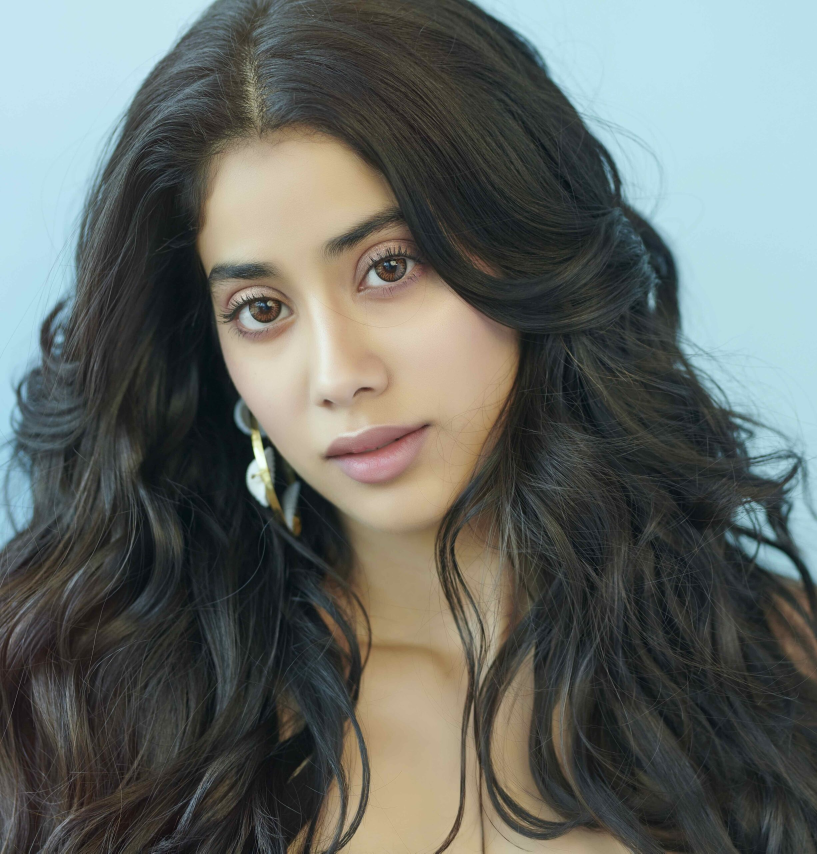
#> input picture model/test/jv.jpg, 2451 x 2560 px, found by its file name (shown at 1/3 size)
$ jupyter execute --allow-errors 'Image Classifier.ipynb'   (shell and % lines are left out)
#> lines starting #> are read from the running program, lines starting #| are printed output that depends on the picture
### IMPORTING MODULES

[cell 1]
import numpy as np
import cv2
import matplotlib.pyplot as plt

### IMPORTING TEST DATA

[cell 2]
img = cv2.imread(r'.\test\jv.jpg')
#> img is the input picture: shape (2560, 2451, 3); mean B, G, R 100.1, 104.3, 99.5
img.shape
#> Out = (2560, 2451, 3)

[cell 3]
plt.imshow(img)

### IDENTIFYING FACE AND EYES FROM TEST IMAGE

[cell 4]
gray = cv2.cvtColor(img, cv2.COLOR_BGR2GRAY)
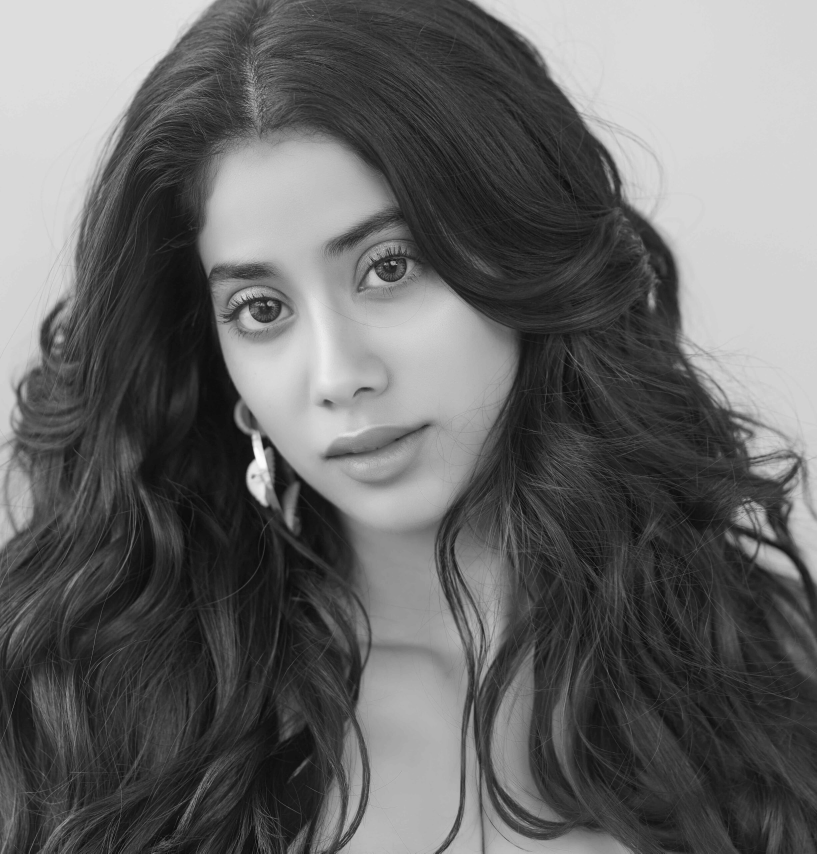
#> gray: shape (2560, 2451) (shown at 1/3 size); min 2, max 254, mean 102.4
gray.shape
#> Out = (2560, 2451)

[cell 5]
plt.imshow(gray, cmap= 'gray')

[cell 6]
# IMPORTING HAAR CASCADES
face_cascade = cv2.CascadeClassifier(r'.\opencv\haarcascade_frontalface_default.xml')
eye_cascade = cv2.CascadeClassifier(r'.\opencv\haarcascade_eye.xml')
faces = face_cascade.detectMultiScale(gray, 1.3, 5)
#> faces = [[417, 415, 1181, 1181]]
faces
#> Out = [[417, 415, 1181, 1181]]

[cell 7]
x,y,w,h = faces[0]
#> x = 417; y = 415; w = 1181; h = 1181
x,y,w,h
#> Out = (417, 415, 1181, 1181)

[cell 8]
face_img = cv2.rectangle(img,(x,y),(x+w,y+h),(255,0,0),10)
plt.imshow(face_img)

[cell 9]
faces = face_cascade.detectMultiScale(gray, 1.3, 5)
for (x,y,w,h) in faces:
    cv2.rectangle(img,(x,y),(x+w,y+h),(255,0,0),2)
    roi_gray = gray[y:y+h, x:x+w]
    roi_color = img[y:y+h, x:x+w]
    eyes = eye_cascade.detectMultiScale(roi_gray)
    for (ex,ey,ew,eh) in eyes:
        cv2.rectangle(roi_color,(ex,ey),(ex+ew,ey+eh),(0,255,0),2)
#> this loop made 1 pass
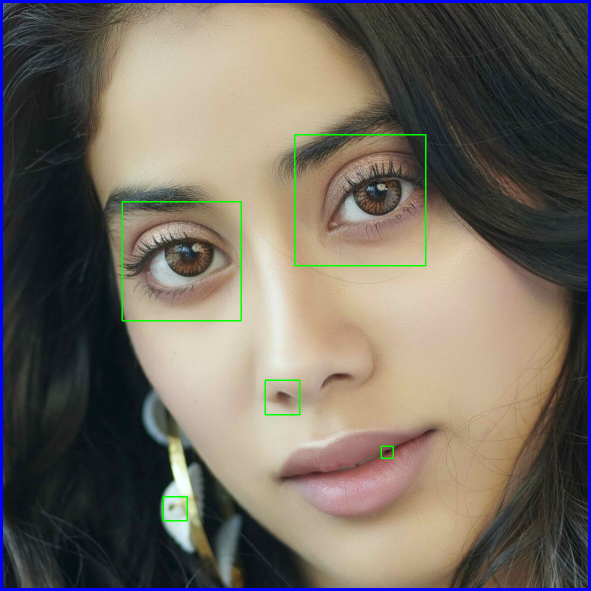
#> roi_color: shape (1181, 1181, 3) (shown at 1/2 size); mean B, G, R 97.3, 107.4, 115.4

plt.imshow(img)

[cell 10]
plt.imshow(roi_color)

[cell 11]
#FUNCTION TO GET CROPPED FACE IF NUMBER OF EYES FOR EACH FACE IS GREATER THAN 2
def get_cropped_image_if_2_eyes(img_path):
#> called with img_path = '.\\test\\ka.jpg'
    img = cv2.imdecode(np.fromfile(img_path, dtype=np.uint8),cv2.IMREAD_UNCHANGED)
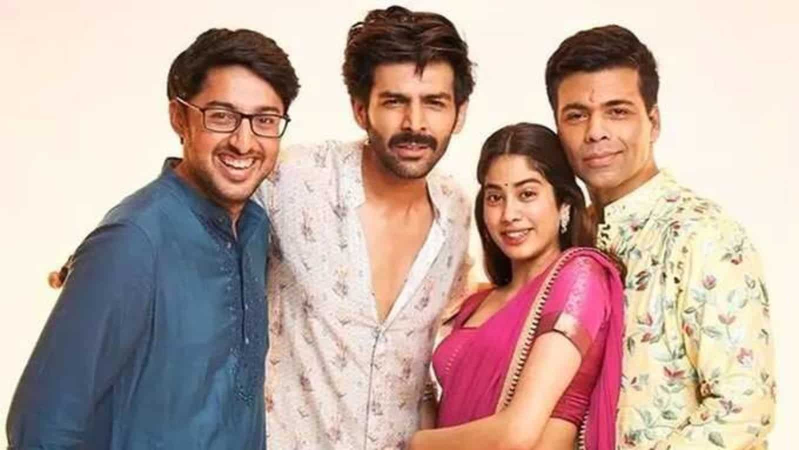
#> input picture model/test/ka.jpg, 1598 x 900 px (shown at 1/2 size)
#> img is the input picture: shape (900, 1598, 3); mean B, G, R 160.5, 169.5, 193.5
    gray = cv2.cvtColor(img, cv2.COLOR_BGR2GRAY)
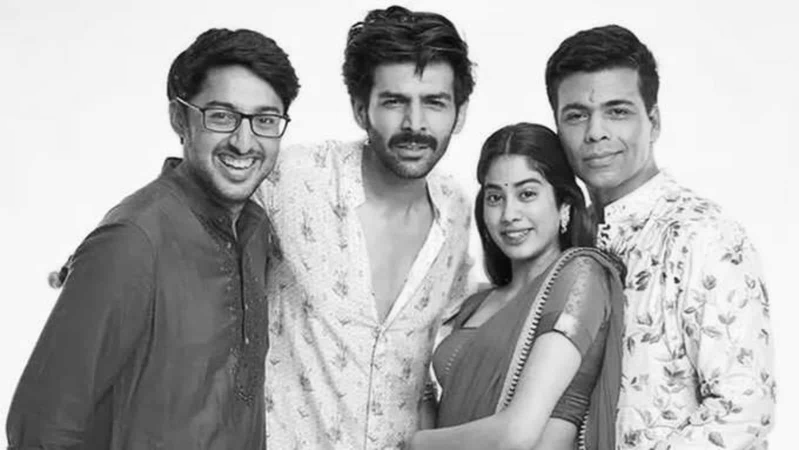
#> gray: shape (900, 1598) (shown at 1/2 size); min 2, max 254, mean 175.7
    faces = face_cascade.detectMultiScale(gray, 1.3, 5)
#> faces = [[1088, 138, 221, 221], [934, 319, 188, 188], [715, 117, 230, 230], [358, 132, 258, 258]]
    crrpd_img = []
    for (x,y,w,h) in faces:
        roi_gray = gray[y:y+h, x:x+w]
        roi_color = img[y:y+h, x:x+w]
        eyes = eye_cascade.detectMultiScale(roi_gray)
        if len(eyes)>=2:
            crrpd_img.append(roi_color)
#> this loop made 4 passes
#> (x, y, w, h, eyes) on passes 1 to 4: (1088, 138, 221, 221, [[121, 64, 47, 47], [77, 128, 28, 28], [37, 72, 48, 48]]), (934, 319, 188, 188, [[93, 47, 46, 46], [33, 55, 44, 44]]), (715, 117, 230, 230, [[41, 68, 43, 43], [128, 63, 53, 53], [31, 40, 78, 78]]), (358, 132, 258, 258, [[154, 91, 36, 36], [113, 83, 50, 50], [65, 160, 48, 48]])
#> pass 1, in get_cropped_image_if_2_eyes, `roi_color = img[y:y+h, x:x+w]`:
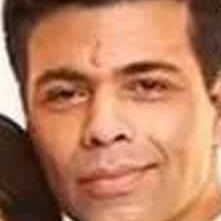
#> roi_color: shape (221, 221, 3); mean B, G, R 94.4, 124.8, 181.9
#> after the loop:
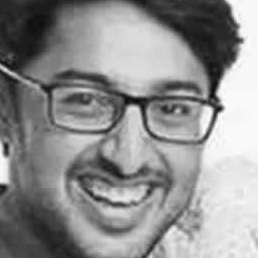
#> roi_gray: shape (258, 258); min 10, max 254, mean 143.3
#> after the loop, crrpd_img = 4 items
    return crrpd_img

[cell 12]
cropped_img = get_cropped_image_if_2_eyes(r'.\test\ka.jpg')
#> cropped_img = 4 items
for i in cropped_img:
    plt.figure()
    plt.imshow(i)
#> this loop made 4 passes
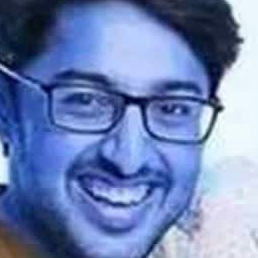
#> shown: shape (258, 258, 3); mean R, G, B 110.3, 130.9, 180.2
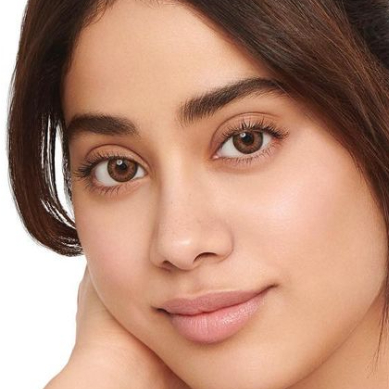
#> input picture model/test/jv3.png, 389 x 389 px, found by its file name
#> further down, cropped_imge is the input picture: shape (389, 389, 3); mean B, G, R 119.4, 140.1, 182.5

#### PATH OF DATASET AND CROP DATASET

[cell 13]
path_to_data = r"./datasets/"
path_to_cr_data = r"./datasets/cropped/"

[cell 14]
import os
img_dirs = []
#> (the rest of this cell did not finish here and is left out)

[cell 15]
img_dirs

[cell 16]
import shutil
if os.path.exists(path_to_cr_data):
     shutil.rmtree(path_to_cr_data)
os.mkdir(path_to_cr_data)

[cell 17]
#GENERATING CROPPED IMAGES
cropped_image_dirs = []
celebrity_file_names_dict = {}

for img_dir in img_dirs:
    count = 1
    celebrity_name = img_dir.split('/')[-1]
    print('\n'+celebrity_name)

    celebrity_file_names_dict[celebrity_name] = []

    for entry in os.scandir(img_dir):
        roi_color = get_cropped_image_if_2_eyes(entry.path)

        if roi_color is not None:
            cropped_folder = path_to_cr_data + celebrity_name
            if not os.path.exists(cropped_folder):
                os.makedirs(cropped_folder)
                cropped_image_dirs.append(cropped_folder)
                print("Generating cropped images in folder: ",cropped_folder)

            cropped_file_name = celebrity_name + str(count) + ".png"
            cropped_file_path = cropped_folder + "/" + cropped_file_name

            for facess in roi_color:
                cv2.imwrite(cropped_file_path, facess)
                celebrity_file_names_dict[celebrity_name].append(cropped_file_path)
                count += 1

[cell 18]
#2 Dimensional Wraping for Image classification

import pywt
def w2d(img, mode='haar', level=1):
#> called with mode = 'db1', level = 5
    imArray = img
    imArray = cv2.cvtColor( imArray,cv2.COLOR_RGB2GRAY )
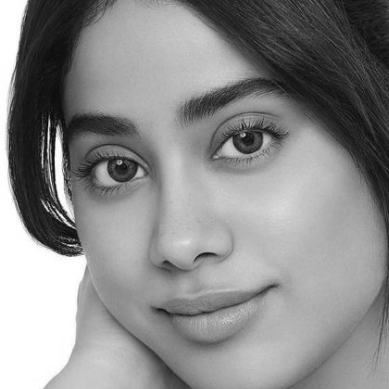
#> imArray: shape (389, 389); min 3, max 255, mean 138.8
    imArray =  np.float32(imArray)
    imArray /= 255;
    coeffs=pywt.wavedec2(imArray, mode, level=level)
#> coeffs = 6 items

    coeffs_H=list(coeffs)
#> coeffs_H = 6 items
    coeffs_H[0] *= 0;

    imArray_H=pywt.waverec2(coeffs_H, mode);
    imArray_H *= 255;
    imArray_H =  np.uint8(imArray_H)
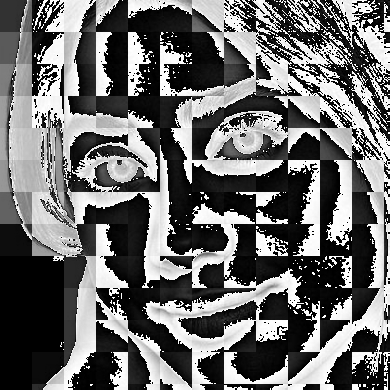
#> imArray_H: shape (390, 390); min 0, max 255, mean 106.5

    return imArray_H

[cell 19]
cropped_imge = cv2.imread(r".\test\jv3.png")
vav = w2d(cropped_imge,'db1',5)
plt.imshow(vav, cmap="gray")

[cell 20]
#CREATING CLASS DICTIONARY FOR CELEBRITIES
class_dict = {}
count = 0
for celebrity_name in celebrity_file_names_dict.keys():
    class_dict[celebrity_name] = count
    count = count + 1
class_dict
